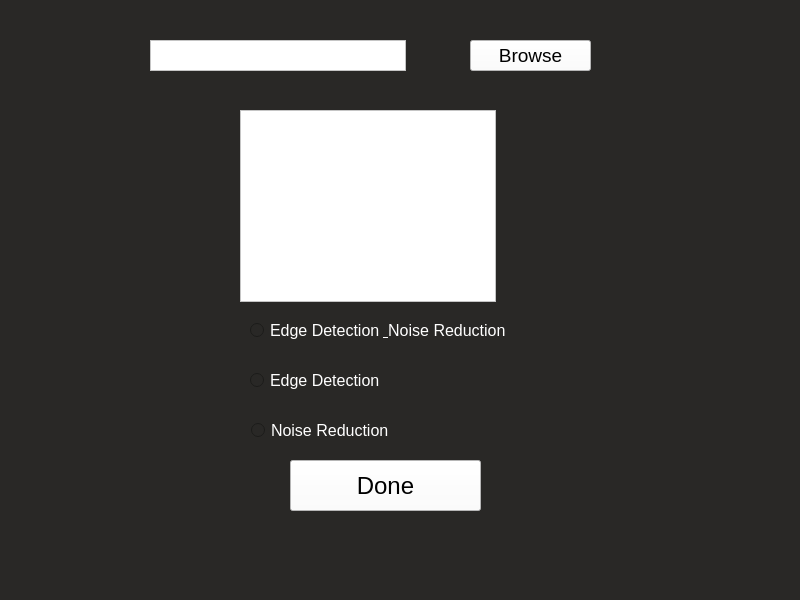
<?xml version="1.0" encoding="UTF-8"?>
<ui version="4.0">
 <class>MainWindow</class>
 <widget class="QMainWindow" name="MainWindow">
  <property name="geometry">
   <rect>
    <x>0</x>
    <y>0</y>
    <width>800</width>
    <height>600</height>
   </rect>
  </property>
  <property name="windowTitle">
   <string>MainWindow</string>
  </property>
  <property name="styleSheet">
   <string notr="true">background-color: rgb(41, 40, 38);</string>
  </property>
  <widget class="QWidget" name="centralwidget">
   <widget class="QTextBrowser" name="textBrowser">
    <property name="geometry">
     <rect>
      <x>150</x>
      <y>40</y>
      <width>256</width>
      <height>31</height>
     </rect>
    </property>
    <property name="styleSheet">
     <string notr="true">background-color: rgb(255, 255, 255);</string>
    </property>
   </widget>
   <widget class="QPushButton" name="pushButton">
    <property name="geometry">
     <rect>
      <x>470</x>
      <y>40</y>
      <width>121</width>
      <height>31</height>
     </rect>
    </property>
    <property name="font">
     <font>
      <family>Segoe UI</family>
      <pointsize>14</pointsize>
     </font>
    </property>
    <property name="styleSheet">
     <string notr="true">background-color: rgb(255, 255, 255);</string>
    </property>
    <property name="text">
     <string>Browse</string>
    </property>
   </widget>
   <widget class="QGraphicsView" name="Image">
    <property name="geometry">
     <rect>
      <x>240</x>
      <y>110</y>
      <width>256</width>
      <height>192</height>
     </rect>
    </property>
    <property name="styleSheet">
     <string notr="true">background-color: rgb(255, 255, 255);</string>
    </property>
   </widget>
   <widget class="QRadioButton" name="radioButton">
    <property name="geometry">
     <rect>
      <x>250</x>
      <y>320</y>
      <width>261</width>
      <height>21</height>
     </rect>
    </property>
    <property name="font">
     <font>
      <family>Segoe UI</family>
      <pointsize>12</pointsize>
     </font>
    </property>
    <property name="styleSheet">
     <string notr="true">color: rgb(255, 255, 255);</string>
    </property>
    <property name="text">
     <string>Edge Detection &amp; Noise Reduction</string>
    </property>
   </widget>
   <widget class="QRadioButton" name="radioButton_2">
    <property name="geometry">
     <rect>
      <x>250</x>
      <y>370</y>
      <width>271</width>
      <height>21</height>
     </rect>
    </property>
    <property name="font">
     <font>
      <family>Segoe UI</family>
      <pointsize>12</pointsize>
     </font>
    </property>
    <property name="styleSheet">
     <string notr="true">color: rgb(255, 255, 255);</string>
    </property>
    <property name="text">
     <string>Edge Detection</string>
    </property>
   </widget>
   <widget class="QRadioButton" name="radioButton_3">
    <property name="geometry">
     <rect>
      <x>251</x>
      <y>420</y>
      <width>261</width>
      <height>21</height>
     </rect>
    </property>
    <property name="font">
     <font>
      <family>Segoe UI</family>
      <pointsize>12</pointsize>
     </font>
    </property>
    <property name="styleSheet">
     <string notr="true">color: rgb(255, 255, 255);</string>
    </property>
    <property name="text">
     <string>Noise Reduction</string>
    </property>
   </widget>
   <widget class="QPushButton" name="pushButton_2">
    <property name="geometry">
     <rect>
      <x>290</x>
      <y>460</y>
      <width>191</width>
      <height>51</height>
     </rect>
    </property>
    <property name="font">
     <font>
      <family>Segoe UI</family>
      <pointsize>18</pointsize>
     </font>
    </property>
    <property name="styleSheet">
     <string notr="true">background-color: rgb(255, 255, 255);</string>
    </property>
    <property name="text">
     <string>Done</string>
    </property>
   </widget>
  </widget>
  <widget class="QMenuBar" name="menubar">
   <property name="geometry">
    <rect>
     <x>0</x>
     <y>0</y>
     <width>800</width>
     <height>21</height>
    </rect>
   </property>
  </widget>
  <widget class="QStatusBar" name="statusbar"/>
 </widget>
 <resources/>
 <connections/>
</ui>
